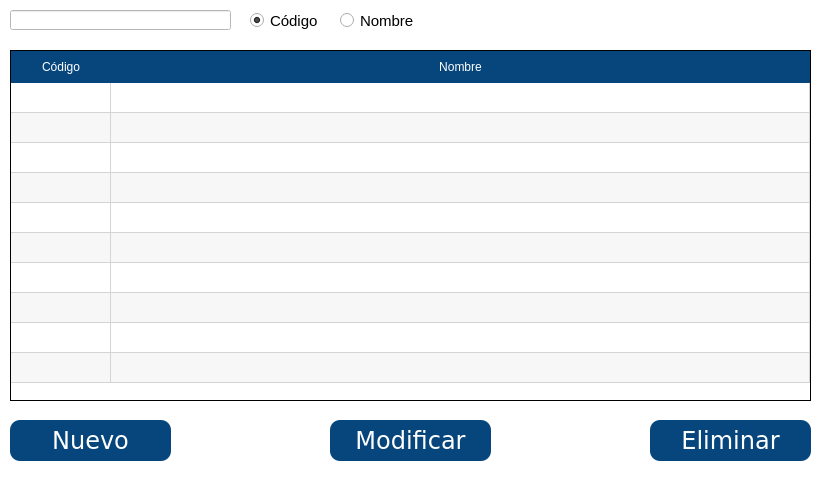
<?xml version="1.0" encoding="UTF-8"?>
<ui version="4.0">
 <class>Dialog</class>
 <widget class="QDialog" name="Dialog">
  <property name="geometry">
   <rect>
    <x>0</x>
    <y>0</y>
    <width>824</width>
    <height>479</height>
   </rect>
  </property>
  <property name="minimumSize">
   <size>
    <width>824</width>
    <height>479</height>
   </size>
  </property>
  <property name="maximumSize">
   <size>
    <width>824</width>
    <height>479</height>
   </size>
  </property>
  <property name="windowTitle">
   <string>Dialog</string>
  </property>
  <property name="styleSheet">
   <string notr="true">background-color: rgb(255, 255, 255);</string>
  </property>
  <widget class="QRadioButton" name="radioButton_codigo">
   <property name="geometry">
    <rect>
     <x>250</x>
     <y>10</y>
     <width>91</width>
     <height>21</height>
    </rect>
   </property>
   <property name="font">
    <font>
     <family>Tahoma</family>
     <pointsize>11</pointsize>
    </font>
   </property>
   <property name="focusPolicy">
    <enum>Qt::TabFocus</enum>
   </property>
   <property name="text">
    <string>Código</string>
   </property>
   <property name="checked">
    <bool>true</bool>
   </property>
  </widget>
  <widget class="QTableWidget" name="tableWidgetCarrera">
   <property name="geometry">
    <rect>
     <x>10</x>
     <y>50</y>
     <width>801</width>
     <height>351</height>
    </rect>
   </property>
   <property name="font">
    <font>
     <family>Verdana</family>
     <pointsize>11</pointsize>
     <weight>50</weight>
     <italic>false</italic>
     <bold>false</bold>
    </font>
   </property>
   <property name="focusPolicy">
    <enum>Qt::StrongFocus</enum>
   </property>
   <property name="styleSheet">
    <string notr="true">QHeaderView::section {
    background-color:  rgb(7, 70, 124);
	color: rgb(255, 255, 255);
	font: 12pt &quot;Verdana&quot;;
    border: 0px solid #ff0000;
    height: 32px;
}

QTableWidget {
	font: 11pt &quot;Verdana&quot;;
    border: 1px solid;
}

QTableWidget::item{
    selection-background-color: rgb(7, 70, 124);
	selection-color: rgb(255, 255, 255);
}
</string>
   </property>
   <property name="autoScroll">
    <bool>true</bool>
   </property>
   <property name="editTriggers">
    <set>QAbstractItemView::NoEditTriggers</set>
   </property>
   <property name="tabKeyNavigation">
    <bool>false</bool>
   </property>
   <property name="showDropIndicator" stdset="0">
    <bool>true</bool>
   </property>
   <property name="dragEnabled">
    <bool>false</bool>
   </property>
   <property name="dragDropOverwriteMode">
    <bool>true</bool>
   </property>
   <property name="alternatingRowColors">
    <bool>true</bool>
   </property>
   <property name="selectionMode">
    <enum>QAbstractItemView::SingleSelection</enum>
   </property>
   <property name="selectionBehavior">
    <enum>QAbstractItemView::SelectRows</enum>
   </property>
   <property name="textElideMode">
    <enum>Qt::ElideRight</enum>
   </property>
   <property name="showGrid">
    <bool>true</bool>
   </property>
   <property name="gridStyle">
    <enum>Qt::SolidLine</enum>
   </property>
   <property name="wordWrap">
    <bool>true</bool>
   </property>
   <property name="cornerButtonEnabled">
    <bool>true</bool>
   </property>
   <property name="rowCount">
    <number>10</number>
   </property>
   <property name="columnCount">
    <number>2</number>
   </property>
   <attribute name="horizontalHeaderVisible">
    <bool>true</bool>
   </attribute>
   <attribute name="horizontalHeaderCascadingSectionResizes">
    <bool>false</bool>
   </attribute>
   <attribute name="horizontalHeaderHighlightSections">
    <bool>false</bool>
   </attribute>
   <attribute name="horizontalHeaderShowSortIndicator" stdset="0">
    <bool>false</bool>
   </attribute>
   <attribute name="horizontalHeaderStretchLastSection">
    <bool>true</bool>
   </attribute>
   <attribute name="verticalHeaderVisible">
    <bool>false</bool>
   </attribute>
   <attribute name="verticalHeaderHighlightSections">
    <bool>true</bool>
   </attribute>
   <row/>
   <row/>
   <row/>
   <row/>
   <row/>
   <row/>
   <row/>
   <row/>
   <row/>
   <row/>
   <column>
    <property name="text">
     <string>Código</string>
    </property>
   </column>
   <column>
    <property name="text">
     <string>Nombre</string>
    </property>
   </column>
  </widget>
  <widget class="QRadioButton" name="radioButton_nombre">
   <property name="geometry">
    <rect>
     <x>340</x>
     <y>10</y>
     <width>82</width>
     <height>21</height>
    </rect>
   </property>
   <property name="font">
    <font>
     <family>Tahoma</family>
     <pointsize>11</pointsize>
    </font>
   </property>
   <property name="focusPolicy">
    <enum>Qt::TabFocus</enum>
   </property>
   <property name="text">
    <string>Nombre</string>
   </property>
  </widget>
  <widget class="QLineEdit" name="tx_buscar_carrera">
   <property name="geometry">
    <rect>
     <x>10</x>
     <y>10</y>
     <width>221</width>
     <height>20</height>
    </rect>
   </property>
   <property name="font">
    <font>
     <family>Tahoma</family>
     <pointsize>11</pointsize>
    </font>
   </property>
  </widget>
  <widget class="QPushButton" name="bt_modificar">
   <property name="geometry">
    <rect>
     <x>330</x>
     <y>420</y>
     <width>161</width>
     <height>41</height>
    </rect>
   </property>
   <property name="font">
    <font>
     <family>Verdana</family>
     <pointsize>18</pointsize>
     <weight>50</weight>
     <italic>false</italic>
     <bold>false</bold>
    </font>
   </property>
   <property name="focusPolicy">
    <enum>Qt::NoFocus</enum>
   </property>
   <property name="styleSheet">
    <string notr="true">background-color: rgb(7, 70, 124);
font: 18pt &quot;Verdana&quot;;
border-radius: 10px;
color: rgb(255, 255, 255);</string>
   </property>
   <property name="text">
    <string>Modificar</string>
   </property>
   <property name="autoDefault">
    <bool>false</bool>
   </property>
   <property name="default">
    <bool>false</bool>
   </property>
   <property name="flat">
    <bool>false</bool>
   </property>
  </widget>
  <widget class="QPushButton" name="bt_nuevo">
   <property name="geometry">
    <rect>
     <x>10</x>
     <y>420</y>
     <width>161</width>
     <height>41</height>
    </rect>
   </property>
   <property name="font">
    <font>
     <family>Verdana</family>
     <pointsize>18</pointsize>
     <weight>50</weight>
     <italic>false</italic>
     <bold>false</bold>
    </font>
   </property>
   <property name="focusPolicy">
    <enum>Qt::NoFocus</enum>
   </property>
   <property name="styleSheet">
    <string notr="true">background-color: rgb(7, 70, 124);
font: 18pt &quot;Verdana&quot;;
border-radius: 10px;
color: rgb(255, 255, 255);</string>
   </property>
   <property name="text">
    <string>Nuevo</string>
   </property>
   <property name="autoDefault">
    <bool>false</bool>
   </property>
   <property name="default">
    <bool>false</bool>
   </property>
   <property name="flat">
    <bool>false</bool>
   </property>
  </widget>
  <widget class="QPushButton" name="bt_eliminar">
   <property name="geometry">
    <rect>
     <x>650</x>
     <y>420</y>
     <width>161</width>
     <height>41</height>
    </rect>
   </property>
   <property name="font">
    <font>
     <family>Verdana</family>
     <pointsize>18</pointsize>
     <weight>50</weight>
     <italic>false</italic>
     <bold>false</bold>
    </font>
   </property>
   <property name="focusPolicy">
    <enum>Qt::NoFocus</enum>
   </property>
   <property name="styleSheet">
    <string notr="true">background-color: rgb(7, 70, 124);
font: 18pt &quot;Verdana&quot;;
border-radius: 10px;
color: rgb(255, 255, 255);</string>
   </property>
   <property name="text">
    <string>Eliminar</string>
   </property>
   <property name="autoDefault">
    <bool>false</bool>
   </property>
   <property name="default">
    <bool>false</bool>
   </property>
   <property name="flat">
    <bool>false</bool>
   </property>
  </widget>
 </widget>
 <tabstops>
  <tabstop>tx_buscar_carrera</tabstop>
  <tabstop>radioButton_codigo</tabstop>
  <tabstop>radioButton_nombre</tabstop>
  <tabstop>tableWidgetCarrera</tabstop>
 </tabstops>
 <resources/>
 <connections/>
</ui>
